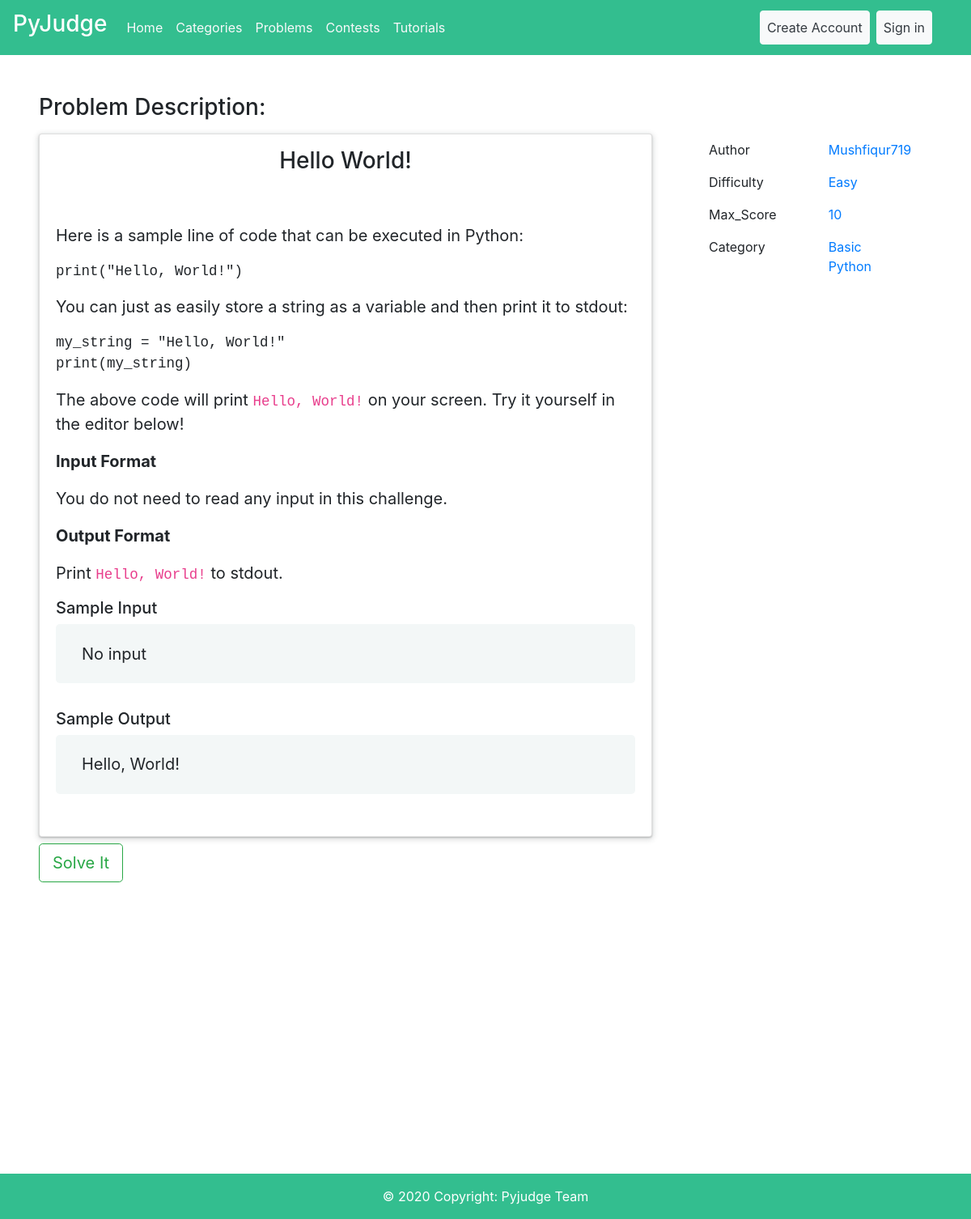
Screenshot of /problems/solve-section/1 with the database file from the repository.
### Problems/models.py (models this page shows, shortened)
class Problems(models.Model):
    setter = models.ForeignKey(User, on_delete=models.CASCADE, null=True)
    problem_id = models.CharField(max_length=100, unique=True)
    problem_name = models.CharField(max_length=100, unique=True)
    Problem_text = RichTextField(blank=True, null=True)
    sample_input = models.CharField(max_length=255, null=True)
    sample_output = models.CharField(max_length=255, null=True)
    input = models.FileField(upload_to='Documents/TestCase/Input', null=True)
    output = models.FileField(upload_to='Documents/TestCase/Output', null=True)
    category = models.CharField(max_length=100, choices=CATEGORY, null=True)
    level = models.CharField(max_length=20, choices=LEVEL, null=True)

### Problems/views.py (the view)
# urls.py: path('solve-section/<str:pk>', pviews.problemDetails, name='solve-section'),
def problemDetails(request,pk):
    queryset = Problems.objects.get(id=pk)
    context={'object':queryset}
    return render(request, 'Problems/solve_section.html',context)

### Templates/Problems/solve_section.html (shortened to what this page needs)
{%extends 'User/base.html' %}
{% load crispy_forms_tags %}
{% block content %}
  <div class="ml-5 mt-5">
    <h3>Problem Description:</h3>
    <div class="row mt-3">
        <div class="col-lg-8">
            <div class="card" style="box-shadow: rgba(60, 64, 67, 0.3) 0px 1px 2px 0px, rgba(60, 64, 67, 0.15) 0px 2px 6px 2px;">
                <div class="text-center py-3" style="background-color:info">
                    <h3>{{object.problem_name}} </h3>
                </div>
                <div class="card-body">
                    <blockquote class="blockquote mb-0">
                        <p>{{object.Problem_text|safe}}</p>
                        <h5>Sample Input</h5>
                        <div class="jumbotron" style="background-color:#F3F7F7; padding-top: 3%;padding-bottom: 3%;">
                          {{object.sample_input}}
                        </div>
                        <h5>Sample Output</h5>
                        <div class="jumbotron" style="background-color:#F3F7F7; padding-top: 3%;padding-bottom: 3%;">
                          {{object.sample_output}}
                        </div>
                    </blockquote>
                </div>
            </div>
            <a class="btn btn-outline-success float-left btn-lg mt-2" href="{% url 'solve' object.pk%}">Solve It</a>
        </div>
        <div class="col-lg-3">
            <div class="row">
                <div class="col-lg-6">
                    <ul style="list-style-type: none;">
                        <li class="py-2">Author</li>
                        <li class="py-2">Difficulty</li>
                        <li class="py-2">Max_Score</li>
                        <li class="py-2">Category</li>
                    </ul>
                </div>
                <div class="col-lg-6">
                  <ul style="list-style-type: none;">
                    <li class="py-2">
                      <a href="#authorname">{{object.setter}}</a>
                    </li>
                    <li class="py-2">
                      <a href="#difficulty">{{object.level}}</a>
                    </li>
                    <li class="py-2">
                      <a href="#Max_score">10</a>
                    </li>
                    <li class="py-2">
                      <a href="#Category">{{object.category}}</a>
                    </li>
                  </ul>
                </div>
            </div>
        </div>
    </div>
{% endblock %}

### rows the page displays
Problems: problem_name "Hello World!", Problem_text "Here is a sample line of code that can be executed in Python: print(\"Hello, World!\") You can just as easily store a string as a variable and then print it to stdout: my_string = \"Hello, World!\" print(my_string) The above code will print Hello, World! on your screen. Try it yourself in the editor below! Input Format You do not need to read any input in this challenge. Output Format Print Hello, World! to stdout.", sample_input "No input", sample_output "Hello, World!", setter "Mushfiqur719", level "Easy", category "Basic Python"
